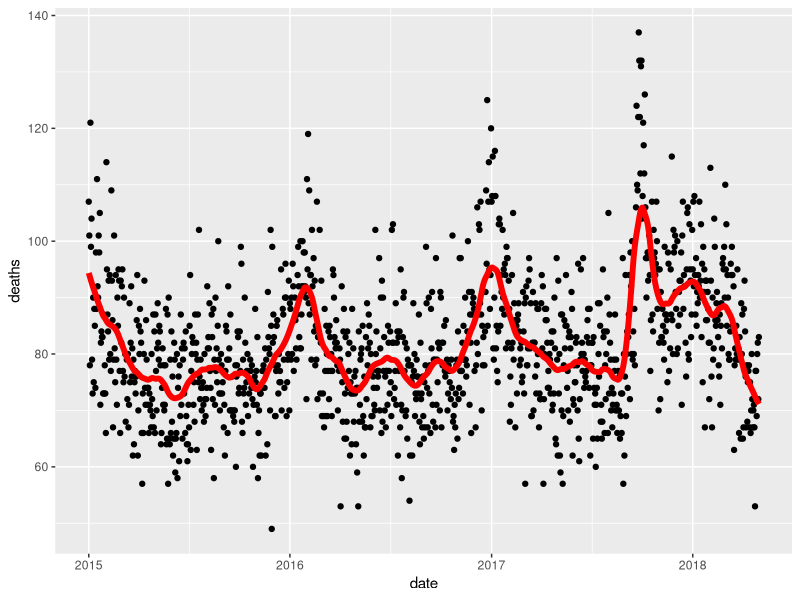
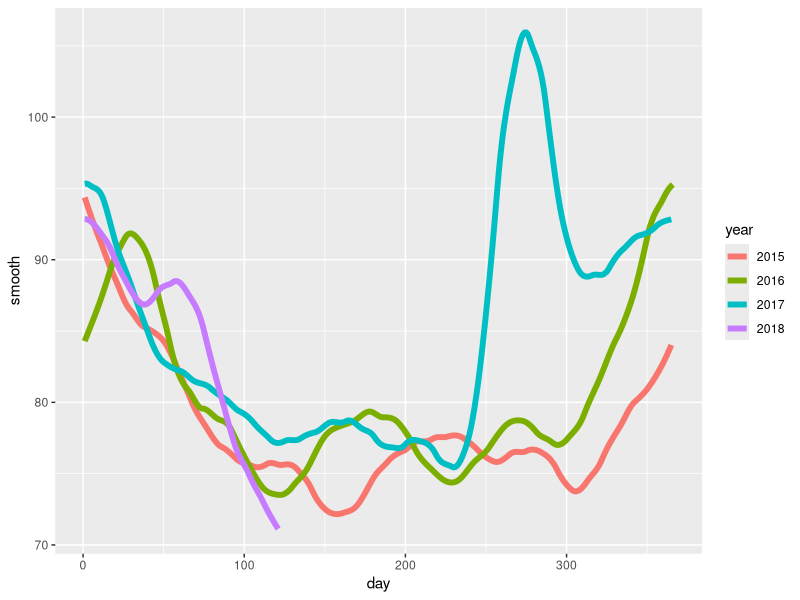
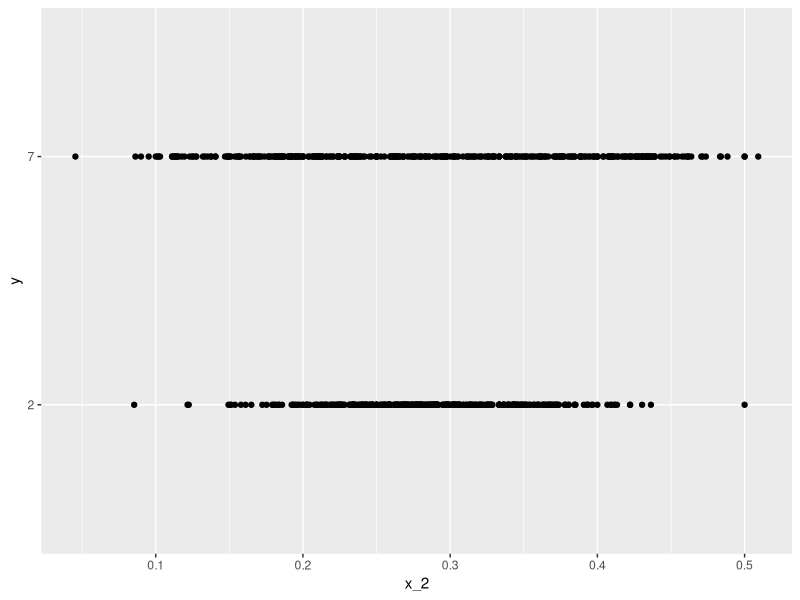
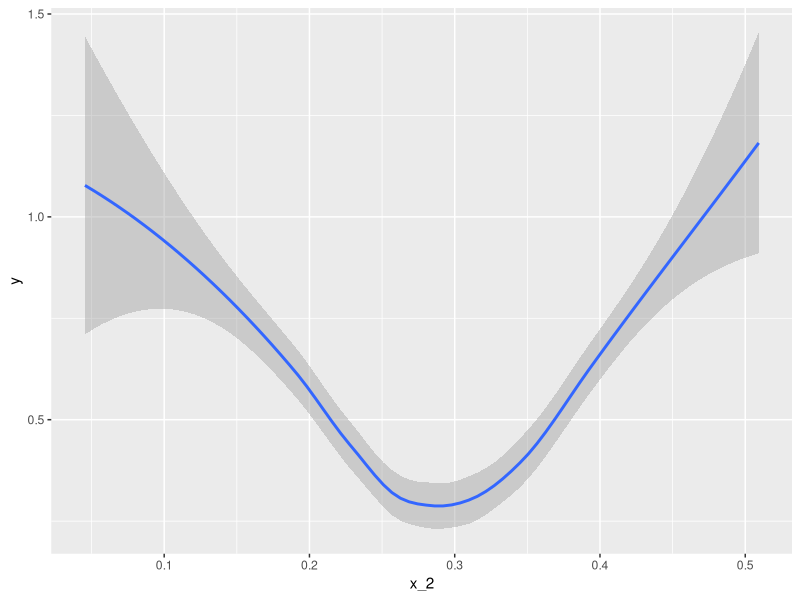

Write R code to recreate these figures, in order.
library(tidyverse)
library(lubridate)
library(purrr)
library(pdftools)

fn <- system.file("extdata", "RD-Mortality-Report_2015-18-180531.pdf", package="dslabs")
dat <- map_df(str_split(pdf_text(fn), "\n"), function(s){
  s <- str_trim(s)
  header_index <- str_which(s, "2015")[1]
  tmp <- str_split(s[header_index], "\\s+", simplify = TRUE)
  month <- tmp[1]
  header <- tmp[-1]
  tail_index  <- str_which(s, "Total")
  n <- str_count(s, "\\d+")
  out <- c(1:header_index, which(n==1), which(n>=28), tail_index:length(s))
  s[-out] %>%
    str_remove_all("[^\\d\\s]") %>%
    str_trim() %>%
    str_split_fixed("\\s+", n = 6) %>%
    .[,1:5] %>%
    as_tibble() %>% 
    setNames(c("day", header)) %>%
    mutate(month = month,
           day = as.numeric(day)) %>%
    gather(year, deaths, -c(day, month)) %>%
    mutate(deaths = as.numeric(deaths))
}) %>%
  mutate(month = recode(month, "JAN" = 1, "FEB" = 2, "MAR" = 3, "APR" = 4, "MAY" = 5, "JUN" = 6, 
                        "JUL" = 7, "AGO" = 8, "SEP" = 9, "OCT" = 10, "NOV" = 11, "DEC" = 12)) %>%
  mutate(date = make_date(year, month, day)) %>%
  dplyr::filter(date <= "2018-05-01")

span <- 60 / as.numeric(diff(range(dat$date)))
fit <- dat %>% mutate(x = as.numeric(date)) %>% loess(deaths ~ x, data = ., span = span, degree = 1)
dat %>% mutate(smooth = predict(fit, as.numeric(date))) %>%
  ggplot() +
  geom_point(aes(date, deaths)) +
  geom_line(aes(date, smooth), lwd = 2, col = "red")

dat %>% 
  mutate(smooth = predict(fit, as.numeric(date)), day = yday(date), year = as.character(year(date))) %>%
  ggplot(aes(day, smooth, col = year)) +
  geom_line(lwd = 2)

library(broom)
library(dslabs)
data("mnist_27")
mnist_27$train %>% glm(y ~ x_2, family = "binomial", data = .) %>% tidy()
qplot(x_2, y, data = mnist_27$train)
mnist_27$train %>% 
  mutate(y = ifelse(y=="7", 1, 0)) %>%
  ggplot(aes(x_2, y)) + 
  geom_smooth(method = "loess")
